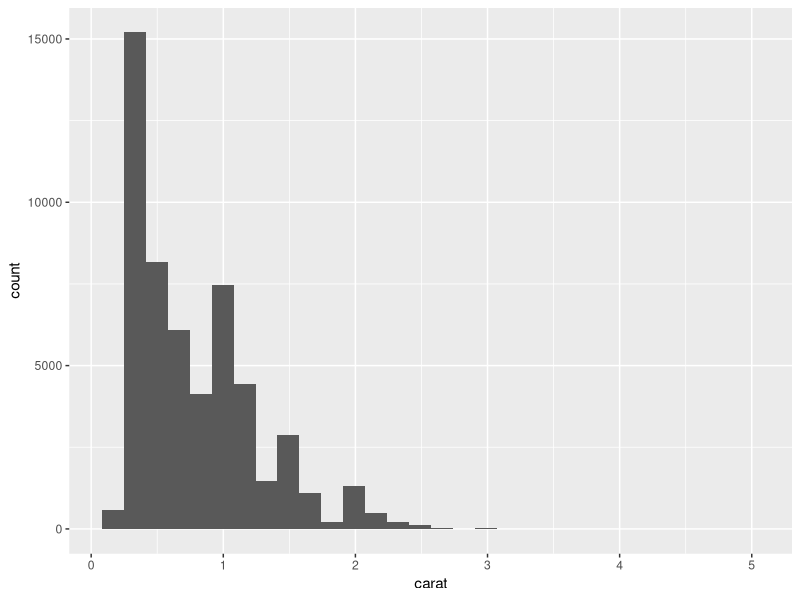
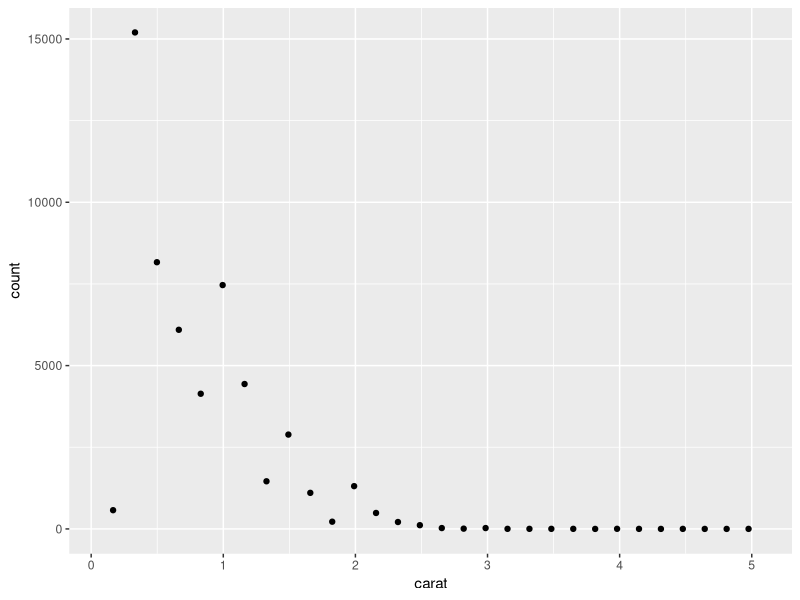
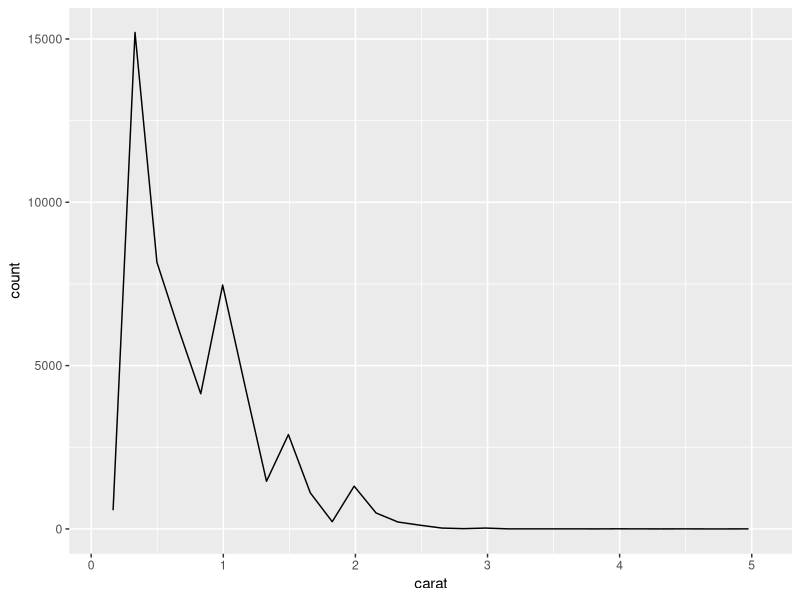
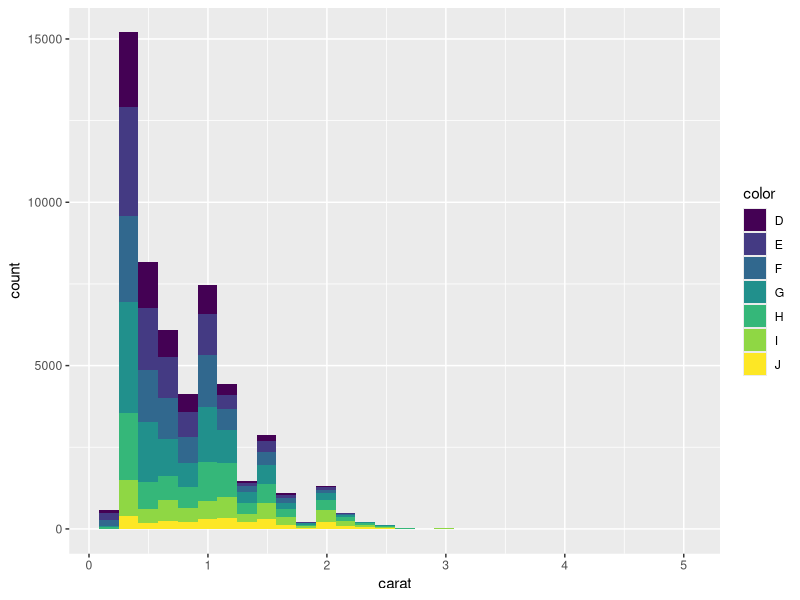
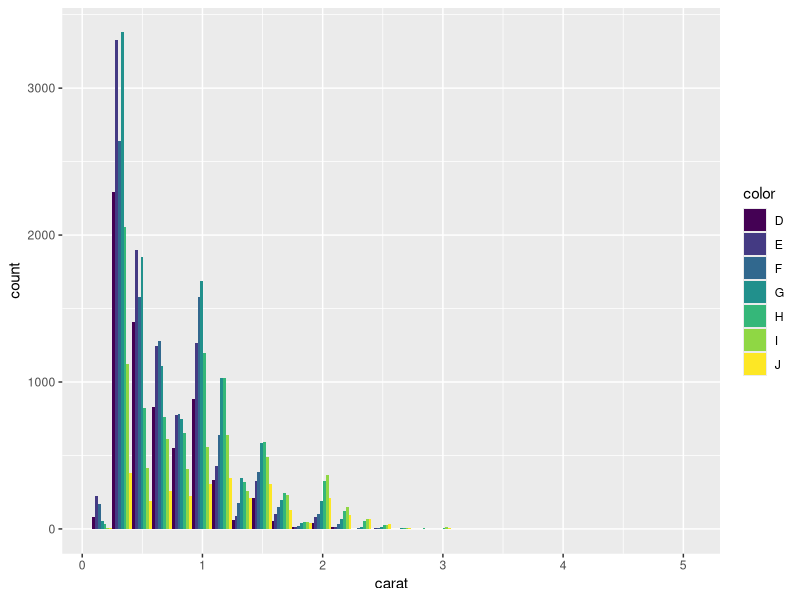

Write R code to recreate these figures, in order.
## ---- chunk 1
library("tidyverse")
library("ggplot2")
data("diamonds")
## ---- chunk 2
histo_layer <- ggplot(diamonds, aes(x = carat)) +
  geom_bar(stat = "bin", position = "stack", aes(y = after_stat(count)))
print(histo_layer)
## ---- chunk 3
histo_layer2 <- ggplot(diamonds, aes(x = carat)) +
  geom_point(stat = "bin", position = "identity", aes(y = after_stat(count)))
print(histo_layer2)
## ---- chunk 4
histo_layer3 <- ggplot(diamonds, aes(x = carat)) +
  geom_line(stat = "bin", position = "identity", aes(y = after_stat(count)))
print(histo_layer3)
## ---- chunk 5
histo_layer4 <- ggplot(diamonds, aes(x = carat, fill = color)) +
  geom_bar(stat = "bin", position = "stack", aes(y = after_stat(count)))
print(histo_layer4)
## ---- chunk 6
histo_layer5 <- ggplot(diamonds, aes(x = carat, fill = color)) +
  geom_bar(stat = "bin", position = "dodge", aes(y = after_stat(count)))
print(histo_layer5)
